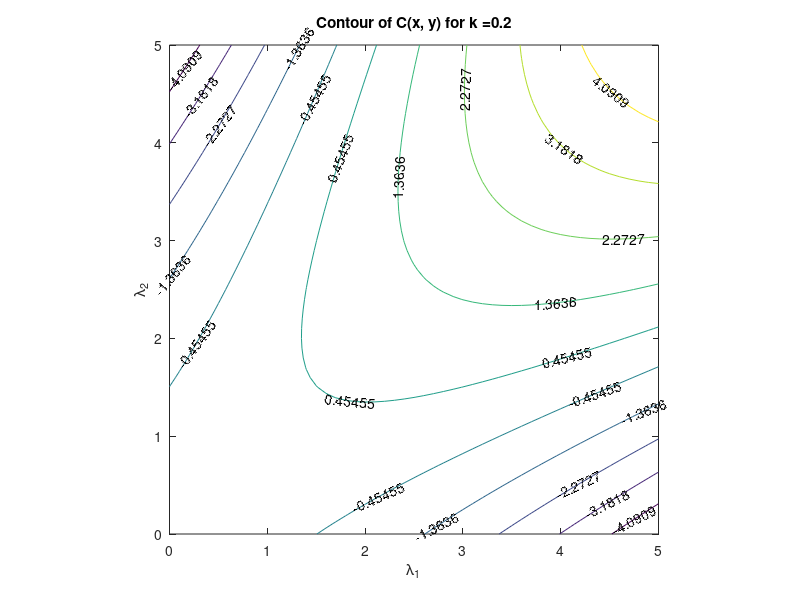

Write MATLAB code to recreate this figure.
% EE368/CS232 Digital Image Processing
% Bernd Girod
% Department of Electrical Engineering, Stanford University

% Script by Qiyuan Tian and David Chen
% Contour plot of Harris cornerness

clear, clc, close all

lambda1 = 0 : 0.1 : 5;
lambda2 = 0 : 0.1 : 5;
[L1, L2] = meshgrid(lambda1, lambda2);
% k = 0.05;
k = 0.2;
c = L1 .* L2 - k * (L1 + L2).^2;

axes('Parent', figure, 'FontSize', 15);
[C, h] = contour(L1, L2, c);
set(h,'ShowText','on');
xlabel('\lambda_1'); ylabel('\lambda_2');
title(['Contour of C(x, y) for k =', num2str(k)]);
axis equal, axis([0 5 0 5])
